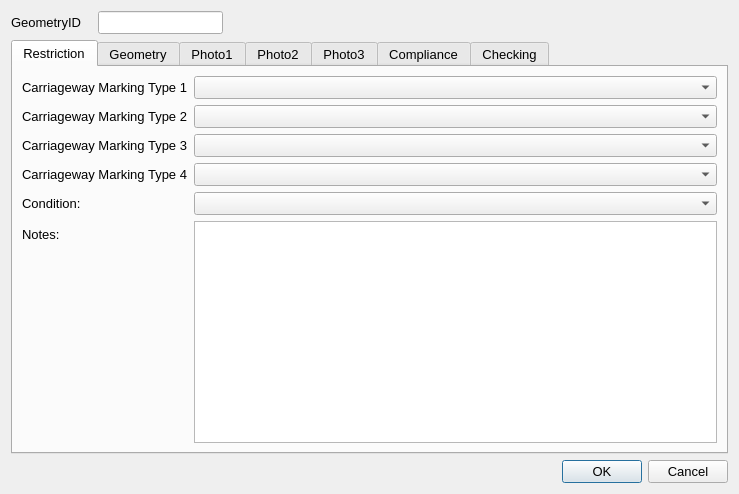
<?xml version="1.0" encoding="UTF-8"?>
<ui version="4.0">
 <class>Dialog</class>
 <widget class="QDialog" name="Dialog">
  <property name="geometry">
   <rect>
    <x>0</x>
    <y>0</y>
    <width>739</width>
    <height>494</height>
   </rect>
  </property>
  <property name="sizePolicy">
   <sizepolicy hsizetype="Fixed" vsizetype="Fixed">
    <horstretch>0</horstretch>
    <verstretch>0</verstretch>
   </sizepolicy>
  </property>
  <property name="maximumSize">
   <size>
    <width>750</width>
    <height>550</height>
   </size>
  </property>
  <property name="font">
   <font>
    <pointsize>10</pointsize>
   </font>
  </property>
  <property name="windowTitle">
   <string>Dialog</string>
  </property>
  <layout class="QGridLayout" name="gridLayout">
   <item row="2" column="2">
    <widget class="QDialogButtonBox" name="button_box">
     <property name="orientation">
      <enum>Qt::Horizontal</enum>
     </property>
     <property name="standardButtons">
      <set>QDialogButtonBox::Cancel|QDialogButtonBox::Ok</set>
     </property>
    </widget>
   </item>
   <item row="0" column="1">
    <widget class="QLineEdit" name="GeometryID">
     <property name="sizePolicy">
      <sizepolicy hsizetype="Preferred" vsizetype="Preferred">
       <horstretch>0</horstretch>
       <verstretch>0</verstretch>
      </sizepolicy>
     </property>
     <property name="font">
      <font>
       <pointsize>10</pointsize>
      </font>
     </property>
     <property name="inputMask">
      <string/>
     </property>
     <property name="readOnly">
      <bool>true</bool>
     </property>
     <property name="placeholderText">
      <string/>
     </property>
    </widget>
   </item>
   <item row="1" column="0" colspan="3">
    <widget class="QTabWidget" name="Details">
     <property name="sizePolicy">
      <sizepolicy hsizetype="Expanding" vsizetype="Expanding">
       <horstretch>0</horstretch>
       <verstretch>0</verstretch>
      </sizepolicy>
     </property>
     <property name="minimumSize">
      <size>
       <width>0</width>
       <height>0</height>
      </size>
     </property>
     <property name="font">
      <font>
       <pointsize>10</pointsize>
      </font>
     </property>
     <property name="cursor">
      <cursorShape>IBeamCursor</cursorShape>
     </property>
     <property name="mouseTracking">
      <bool>true</bool>
     </property>
     <property name="acceptDrops">
      <bool>true</bool>
     </property>
     <property name="currentIndex">
      <number>0</number>
     </property>
     <widget class="QWidget" name="RestrictionDetails">
      <property name="focusPolicy">
       <enum>Qt::NoFocus</enum>
      </property>
      <attribute name="title">
       <string>Restriction</string>
      </attribute>
      <layout class="QFormLayout" name="formLayout">
       <property name="fieldGrowthPolicy">
        <enum>QFormLayout::AllNonFixedFieldsGrow</enum>
       </property>
       <item row="0" column="0">
        <widget class="QLabel" name="lbl_CarriagewayMarkingType_1">
         <property name="text">
          <string>Carriageway Marking Type 1</string>
         </property>
        </widget>
       </item>
       <item row="0" column="1">
        <widget class="QComboBox" name="CarriagewayMarkingType_1">
         <property name="maxVisibleItems">
          <number>5</number>
         </property>
         <property name="minimumContentsLength">
          <number>5</number>
         </property>
        </widget>
       </item>
       <item row="1" column="0">
        <widget class="QLabel" name="Type1_5">
         <property name="text">
          <string>Carriageway Marking Type 2</string>
         </property>
        </widget>
       </item>
       <item row="1" column="1">
        <widget class="QComboBox" name="CarriagewayMarkingType_2"/>
       </item>
       <item row="2" column="0">
        <widget class="QLabel" name="Type1_6">
         <property name="text">
          <string>Carriageway Marking Type 3</string>
         </property>
        </widget>
       </item>
       <item row="2" column="1">
        <widget class="QComboBox" name="CarriagewayMarkingType_3"/>
       </item>
       <item row="3" column="0">
        <widget class="QLabel" name="label_11">
         <property name="text">
          <string>Carriageway Marking Type 4</string>
         </property>
        </widget>
       </item>
       <item row="3" column="1">
        <widget class="QComboBox" name="CarriagewayMarkingType_4"/>
       </item>
       <item row="4" column="0">
        <widget class="QLabel" name="lbl_Condition">
         <property name="minimumSize">
          <size>
           <width>90</width>
           <height>16</height>
          </size>
         </property>
         <property name="font">
          <font>
           <pointsize>10</pointsize>
          </font>
         </property>
         <property name="text">
          <string>Condition:</string>
         </property>
        </widget>
       </item>
       <item row="4" column="1">
        <widget class="QComboBox" name="SignConditionTypeID"/>
       </item>
       <item row="8" column="0">
        <widget class="QLabel" name="lbl_Notes">
         <property name="text">
          <string>Notes:</string>
         </property>
        </widget>
       </item>
       <item row="8" column="1">
        <widget class="QTextEdit" name="Notes"/>
       </item>
      </layout>
     </widget>
     <widget class="QWidget" name="Geometry">
      <attribute name="title">
       <string>Geometry</string>
      </attribute>
      <layout class="QFormLayout" name="formLayout_2">
       <property name="fieldGrowthPolicy">
        <enum>QFormLayout::AllNonFixedFieldsGrow</enum>
       </property>
       <item row="0" column="0">
        <widget class="QLabel" name="lbl_RoadName">
         <property name="minimumSize">
          <size>
           <width>90</width>
           <height>16</height>
          </size>
         </property>
         <property name="font">
          <font>
           <pointsize>10</pointsize>
          </font>
         </property>
         <property name="text">
          <string>Road Name:</string>
         </property>
        </widget>
       </item>
       <item row="0" column="1">
        <widget class="QLineEdit" name="RoadName"/>
       </item>
       <item row="1" column="0">
        <widget class="QLabel" name="lbl_USRN">
         <property name="minimumSize">
          <size>
           <width>90</width>
           <height>16</height>
          </size>
         </property>
         <property name="font">
          <font>
           <pointsize>10</pointsize>
          </font>
         </property>
         <property name="text">
          <string>USRN:</string>
         </property>
        </widget>
       </item>
       <item row="1" column="1">
        <widget class="QLineEdit" name="USRN"/>
       </item>
       <item row="5" column="0">
        <widget class="QLabel" name="label_8">
         <property name="text">
          <string>Last Update Date:</string>
         </property>
        </widget>
       </item>
       <item row="5" column="1">
        <widget class="QDateTimeEdit" name="LastUpdateDateTime">
         <property name="readOnly">
          <bool>true</bool>
         </property>
        </widget>
       </item>
       <item row="6" column="0">
        <widget class="QLabel" name="label_2">
         <property name="text">
          <string>Last Changed By:</string>
         </property>
        </widget>
       </item>
       <item row="7" column="0">
        <widget class="QLabel" name="label_9">
         <property name="text">
          <string>RestrictionID:</string>
         </property>
        </widget>
       </item>
       <item row="6" column="1">
        <widget class="QLineEdit" name="LastUpdatePerson"/>
       </item>
       <item row="7" column="1">
        <widget class="QLineEdit" name="RestrictionID"/>
       </item>
       <item row="3" column="0">
        <widget class="QLabel" name="label_10">
         <property name="text">
          <string>Direction to Road Centreline:</string>
         </property>
        </widget>
       </item>
       <item row="3" column="1">
        <widget class="QLineEdit" name="AzimuthToRoadCentreLine"/>
       </item>
       <item row="4" column="1">
        <spacer name="verticalSpacer">
         <property name="orientation">
          <enum>Qt::Vertical</enum>
         </property>
         <property name="sizeHint" stdset="0">
          <size>
           <width>20</width>
           <height>40</height>
          </size>
         </property>
        </spacer>
       </item>
      </layout>
     </widget>
     <widget class="QWidget" name="PhotoTab_01">
      <attribute name="title">
       <string>Photo1</string>
      </attribute>
      <layout class="QGridLayout" name="gridLayout_2">
       <item row="1" column="0">
        <widget class="QPushButton" name="startCamera1">
         <property name="maximumSize">
          <size>
           <width>150</width>
           <height>16777215</height>
          </size>
         </property>
         <property name="text">
          <string>open Camera</string>
         </property>
         <property name="icon">
          <iconset>
           <normaloff>../../../../PC18-26 Carnegie Library Lambeth/Mapping/Templates/camara_foto.png</normaloff>../../../../PC18-26 Carnegie Library Lambeth/Mapping/Templates/camara_foto.png</iconset>
         </property>
         <property name="checkable">
          <bool>true</bool>
         </property>
         <property name="autoDefault">
          <bool>false</bool>
         </property>
         <property name="default">
          <bool>false</bool>
         </property>
        </widget>
       </item>
       <item row="1" column="2">
        <widget class="QPushButton" name="getPhoto1">
         <property name="maximumSize">
          <size>
           <width>150</width>
           <height>16777215</height>
          </size>
         </property>
         <property name="text">
          <string>take Photo</string>
         </property>
         <property name="icon">
          <iconset>
           <normaloff>../../../../PC18-26 Carnegie Library Lambeth/Mapping/Templates/take-photo-icon-21.jpg</normaloff>../../../../PC18-26 Carnegie Library Lambeth/Mapping/Templates/take-photo-icon-21.jpg</iconset>
         </property>
         <property name="checkable">
          <bool>false</bool>
         </property>
         <property name="autoDefault">
          <bool>false</bool>
         </property>
        </widget>
       </item>
       <item row="0" column="0">
        <widget class="QLabel" name="Photo_Widget_01">
         <property name="sizePolicy">
          <sizepolicy hsizetype="Fixed" vsizetype="Fixed">
           <horstretch>0</horstretch>
           <verstretch>0</verstretch>
          </sizepolicy>
         </property>
         <property name="maximumSize">
          <size>
           <width>640</width>
           <height>480</height>
          </size>
         </property>
         <property name="autoFillBackground">
          <bool>true</bool>
         </property>
         <property name="text">
          <string>No photo</string>
         </property>
        </widget>
       </item>
      </layout>
     </widget>
     <widget class="QWidget" name="PhotoTab_02">
      <attribute name="title">
       <string>Photo2</string>
      </attribute>
      <layout class="QGridLayout" name="gridLayout_4">
       <item row="0" column="0">
        <widget class="QLabel" name="Photo_Widget_02">
         <property name="sizePolicy">
          <sizepolicy hsizetype="Fixed" vsizetype="Fixed">
           <horstretch>0</horstretch>
           <verstretch>0</verstretch>
          </sizepolicy>
         </property>
         <property name="maximumSize">
          <size>
           <width>640</width>
           <height>480</height>
          </size>
         </property>
         <property name="autoFillBackground">
          <bool>true</bool>
         </property>
         <property name="text">
          <string>No photo</string>
         </property>
        </widget>
       </item>
       <item row="1" column="0">
        <widget class="QPushButton" name="startCamera2">
         <property name="maximumSize">
          <size>
           <width>150</width>
           <height>16777215</height>
          </size>
         </property>
         <property name="text">
          <string>open Camera</string>
         </property>
         <property name="icon">
          <iconset>
           <normaloff>../../../../PC18-26 Carnegie Library Lambeth/Mapping/Templates/camara_foto.png</normaloff>../../../../PC18-26 Carnegie Library Lambeth/Mapping/Templates/camara_foto.png</iconset>
         </property>
         <property name="checkable">
          <bool>true</bool>
         </property>
         <property name="autoDefault">
          <bool>false</bool>
         </property>
         <property name="default">
          <bool>false</bool>
         </property>
        </widget>
       </item>
       <item row="1" column="1">
        <widget class="QPushButton" name="getPhoto2">
         <property name="maximumSize">
          <size>
           <width>150</width>
           <height>16777215</height>
          </size>
         </property>
         <property name="text">
          <string>take Photo</string>
         </property>
         <property name="icon">
          <iconset>
           <normaloff>../../../../PC18-26 Carnegie Library Lambeth/Mapping/Templates/take-photo-icon-21.jpg</normaloff>../../../../PC18-26 Carnegie Library Lambeth/Mapping/Templates/take-photo-icon-21.jpg</iconset>
         </property>
         <property name="checkable">
          <bool>false</bool>
         </property>
         <property name="autoDefault">
          <bool>false</bool>
         </property>
        </widget>
       </item>
      </layout>
     </widget>
     <widget class="QWidget" name="PhotoTab_03">
      <attribute name="title">
       <string>Photo3</string>
      </attribute>
      <layout class="QGridLayout" name="gridLayout_3">
       <item row="0" column="0">
        <widget class="QLabel" name="Photo_Widget_03">
         <property name="autoFillBackground">
          <bool>true</bool>
         </property>
         <property name="text">
          <string>No photo</string>
         </property>
        </widget>
       </item>
       <item row="1" column="2">
        <widget class="QPushButton" name="getPhoto3">
         <property name="maximumSize">
          <size>
           <width>150</width>
           <height>16777215</height>
          </size>
         </property>
         <property name="text">
          <string>take Photo</string>
         </property>
         <property name="icon">
          <iconset>
           <normaloff>../../../../PC18-26 Carnegie Library Lambeth/Mapping/Templates/take-photo-icon-21.jpg</normaloff>../../../../PC18-26 Carnegie Library Lambeth/Mapping/Templates/take-photo-icon-21.jpg</iconset>
         </property>
         <property name="checkable">
          <bool>false</bool>
         </property>
         <property name="autoDefault">
          <bool>false</bool>
         </property>
        </widget>
       </item>
       <item row="1" column="0">
        <widget class="QPushButton" name="startCamera3">
         <property name="maximumSize">
          <size>
           <width>150</width>
           <height>16777215</height>
          </size>
         </property>
         <property name="text">
          <string>open Camera</string>
         </property>
         <property name="icon">
          <iconset>
           <normaloff>../../../../PC18-26 Carnegie Library Lambeth/Mapping/Templates/camara_foto.png</normaloff>../../../../PC18-26 Carnegie Library Lambeth/Mapping/Templates/camara_foto.png</iconset>
         </property>
         <property name="checkable">
          <bool>true</bool>
         </property>
         <property name="autoDefault">
          <bool>false</bool>
         </property>
         <property name="default">
          <bool>false</bool>
         </property>
        </widget>
       </item>
      </layout>
     </widget>
     <widget class="QWidget" name="tab">
      <attribute name="title">
       <string>Compliance</string>
      </attribute>
      <layout class="QFormLayout" name="formLayout_4">
       <item row="1" column="0">
        <widget class="QLabel" name="label_6">
         <property name="text">
          <string>Sign -&gt; Restriction:</string>
         </property>
        </widget>
       </item>
       <item row="2" column="0">
        <widget class="QLabel" name="label_13">
         <property name="text">
          <string>Compliance notes:</string>
         </property>
        </widget>
       </item>
       <item row="2" column="1">
        <widget class="QTextEdit" name="ComplianceNotes"/>
       </item>
       <item row="1" column="1">
        <widget class="QComboBox" name="ComplianceRestrictionSignIssue"/>
       </item>
       <item row="0" column="0">
        <widget class="QLabel" name="label_3">
         <property name="text">
          <string>Road Markings Condition:</string>
         </property>
        </widget>
       </item>
       <item row="0" column="1">
        <widget class="QComboBox" name="ComplianceRoadMarkingsFaded"/>
       </item>
      </layout>
     </widget>
     <widget class="QWidget" name="checkingTab">
      <attribute name="title">
       <string>Checking</string>
      </attribute>
      <layout class="QFormLayout" name="formLayout_3">
       <item row="1" column="0">
        <widget class="QLabel" name="label_4">
         <property name="text">
          <string>Check Notes:</string>
         </property>
        </widget>
       </item>
       <item row="1" column="1">
        <widget class="QTextEdit" name="MHTC_CheckNotes"/>
       </item>
       <item row="0" column="0">
        <widget class="QLabel" name="label_5">
         <property name="text">
          <string>Check issue type:</string>
         </property>
        </widget>
       </item>
       <item row="0" column="1">
        <widget class="QComboBox" name="MHTC_CheckIssueTypeID"/>
       </item>
       <item row="3" column="0">
        <widget class="QCheckBox" name="FieldCheckCompleted">
         <property name="text">
          <string>Field check completed</string>
         </property>
        </widget>
       </item>
       <item row="2" column="0">
        <spacer name="verticalSpacer_2">
         <property name="orientation">
          <enum>Qt::Vertical</enum>
         </property>
         <property name="sizeHint" stdset="0">
          <size>
           <width>20</width>
           <height>20</height>
          </size>
         </property>
        </spacer>
       </item>
       <item row="5" column="0">
        <spacer name="verticalSpacer_3">
         <property name="orientation">
          <enum>Qt::Vertical</enum>
         </property>
         <property name="sizeHint" stdset="0">
          <size>
           <width>20</width>
           <height>10</height>
          </size>
         </property>
        </spacer>
       </item>
       <item row="9" column="0">
        <widget class="QLabel" name="label_12">
         <property name="text">
          <string>Check date:</string>
         </property>
        </widget>
       </item>
       <item row="6" column="0">
        <widget class="QLabel" name="label_7">
         <property name="text">
          <string>Checked by:</string>
         </property>
        </widget>
       </item>
       <item row="6" column="1">
        <widget class="QLineEdit" name="Last_MHTC_Check_UpdatePerson"/>
       </item>
       <item row="9" column="1">
        <widget class="QDateTimeEdit" name="Last_MHTC_Check_UpdateDateTime"/>
       </item>
      </layout>
     </widget>
    </widget>
   </item>
   <item row="0" column="0">
    <widget class="QLabel" name="label">
     <property name="minimumSize">
      <size>
       <width>81</width>
       <height>16</height>
      </size>
     </property>
     <property name="font">
      <font>
       <pointsize>10</pointsize>
      </font>
     </property>
     <property name="text">
      <string>GeometryID</string>
     </property>
    </widget>
   </item>
  </layout>
 </widget>
 <resources/>
 <connections>
  <connection>
   <sender>button_box</sender>
   <signal>accepted()</signal>
   <receiver>Dialog</receiver>
   <slot>accept()</slot>
   <hints>
    <hint type="sourcelabel">
     <x>248</x>
     <y>254</y>
    </hint>
    <hint type="destinationlabel">
     <x>157</x>
     <y>274</y>
    </hint>
   </hints>
  </connection>
  <connection>
   <sender>button_box</sender>
   <signal>rejected()</signal>
   <receiver>Dialog</receiver>
   <slot>reject()</slot>
   <hints>
    <hint type="sourcelabel">
     <x>316</x>
     <y>260</y>
    </hint>
    <hint type="destinationlabel">
     <x>286</x>
     <y>274</y>
    </hint>
   </hints>
  </connection>
 </connections>
</ui>
